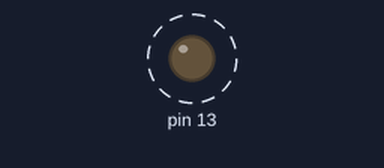
Simulated run of this sketch. Board: Arduino Uno, built with avr-gcc and run on an emulated ATmega328P. On the bench: output pins drawn as LEDs (lit = HIGH). Dashed ring = blinking.

Above: at 0.2 s.
Timing chart, 0 to 3.0 s (numbered marks = the images above):
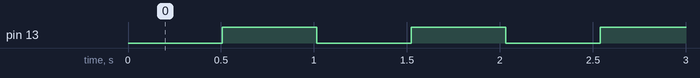

The sketch:

1.ino
```cpp
void Timer2_init(void)
{
  TCCR2A = 0;
  TCNT2 = 0;
  TIMSK2 = (1 << TOIE2);
  TCCR2B |= (1 << CS22) | (1 << CS21) | (1 << CS20);
  TCCR2B |= (1 << FOC2A);
  SREG |= (1 << 7);
}

ISR(TIMER2_OVF_vect)
{
  // keep a track of number of overflows
  static int count = 0;
  count++;

  if(count >= 31)
  {
    PORTB ^= (1 << 5);
    count = 0;
  }
}


void setup() {
  // put your setup code here, to run once:
  DDRB |= (1 << 5);
  PORTB = 0;

  Timer2_init();

}

void loop() {
  // put your main code here, to run repeatedly:


}
```

Measured:
- by itself, pin 13: alternates HIGH for 0.51 s and LOW for 0.51 s
